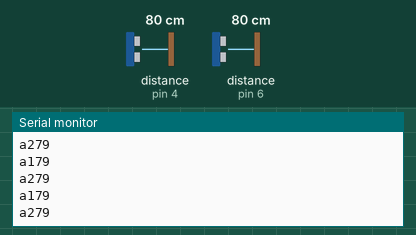
A sketch run on a simulated Arduino Uno, built with avr-gcc and run on an emulated ATmega328P. Shown: the last lines printed to the serial monitor. Wiring (inferred from the names in the program): 2 × ultrasonic range finder: trigger pin 5, echo pin 4 / trigger pin 7, echo pin 6. Inputs (shaded band) come from the test bench; at power-on: distance to the obstacle (sensors on pin 4, pin 6) 80 cm. The echo pulse lasts 58.3 µs per cm.

Above: at 1.2 s.
1.3 s: distance to the obstacle (sensor on pin 4) set to 299 cm
At 1.43 s:
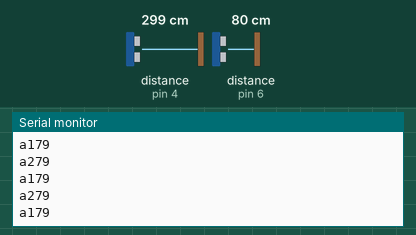
4.3 s: distance to the obstacle (sensor on pin 6) set to 2 cm
At 4.36 s:
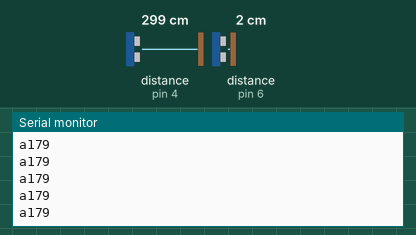
5.8 s: distance to the obstacle (sensor on pin 4) set to 2 cm
At 5.81 s:
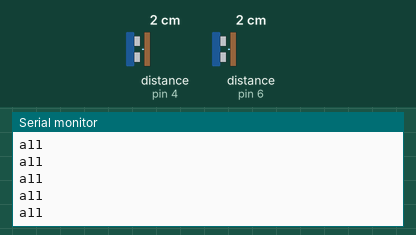
7.3 s: distance to the obstacle (sensor on pin 6) set to 4 cm
At 7.37 s:
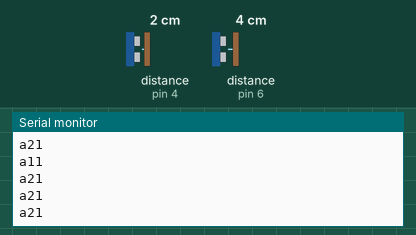
Timing chart, 0 to 9.8 s (numbered marks = the images above; inputs shaded):
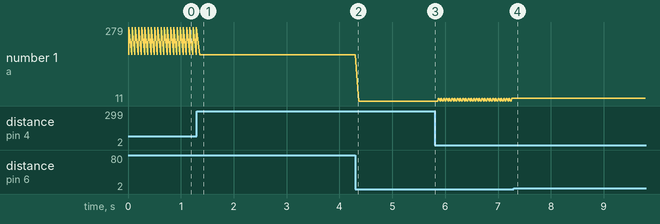

Measured:
- plotted number 1: 179 → 11 after the input at 4.3 s, 11 → 21 after the input at 5.8 s

The sketch:

innovasjonsprosjekt.ino
```cpp
#define trigPin1 7
  #define echoPin1 6
  #define trigPin2 5
  #define echoPin2 4


void setup() {
  // put your setup code here, to run once:
  Serial.begin(9600);
  pinMode(trigPin1, OUTPUT);
  pinMode(echoPin1, INPUT);
  pinMode(trigPin2, OUTPUT);
  pinMode(echoPin2, INPUT);
}

int value1 = 5000   ;
int value2 = 5000   ;

void loop() {
  // put your main code here, to run repeatedly:
  long duration2, distance2;
  digitalWrite(trigPin2, LOW);
  delayMicroseconds(2);
  digitalWrite(trigPin2, HIGH);
  delayMicroseconds(10);
  digitalWrite(trigPin2, LOW);
  duration2 = pulseIn(echoPin2, HIGH);
  distance2 = (duration2/2) / 29.1;
  if (value2>distance2) {
    value2=distance2;
  }
  // put your main code here, to run repeatedly:
  long duration, distance;
  digitalWrite(trigPin1, LOW);
  delayMicroseconds(2);
  digitalWrite(trigPin1, HIGH);
  delayMicroseconds(10);
  digitalWrite(trigPin1, LOW);
  duration = pulseIn(echoPin1, HIGH);
  distance = (duration/2) / 29.1;
  if (value1>distance) {
    value1=distance;
  }

if (distance < 500 || distance < 0 ) {
  if (distance <= value1 ) {
    value1 = distance;
    Serial.print("a1");
    Serial.print(value1);
    Serial.print(" \n");
    }
}

if ( distance2 < 500 || distance2 <  0) {
  if ( distance2 <= value2) {
    value2 = distance2;
    Serial.print("a2");
    Serial.print(value2);
    Serial.print(" \n");
    }
}

  Serial.println();
  delay(50);
}
/*
if value1 < value2 {
  kat = value2 - value1
  }
else {
  kat = value1 - value2
  }
  //teta = tan(kat/200)
*/
```
